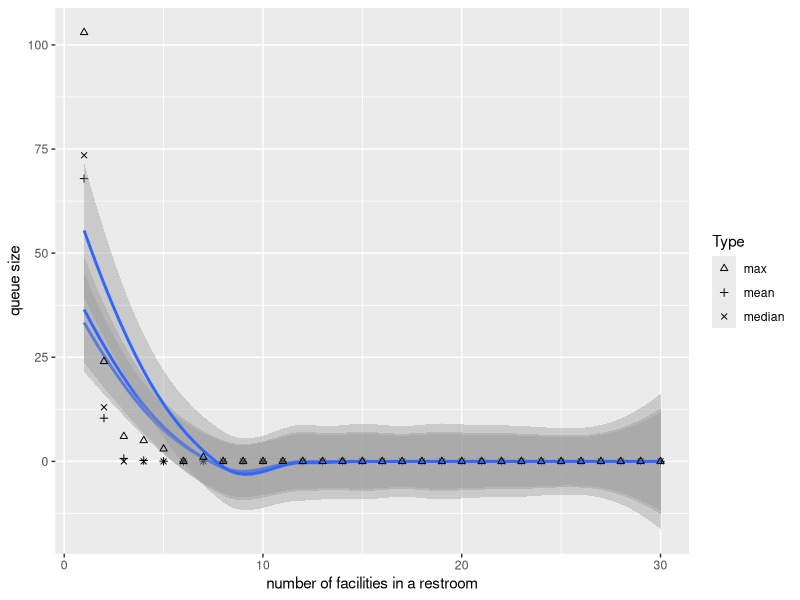
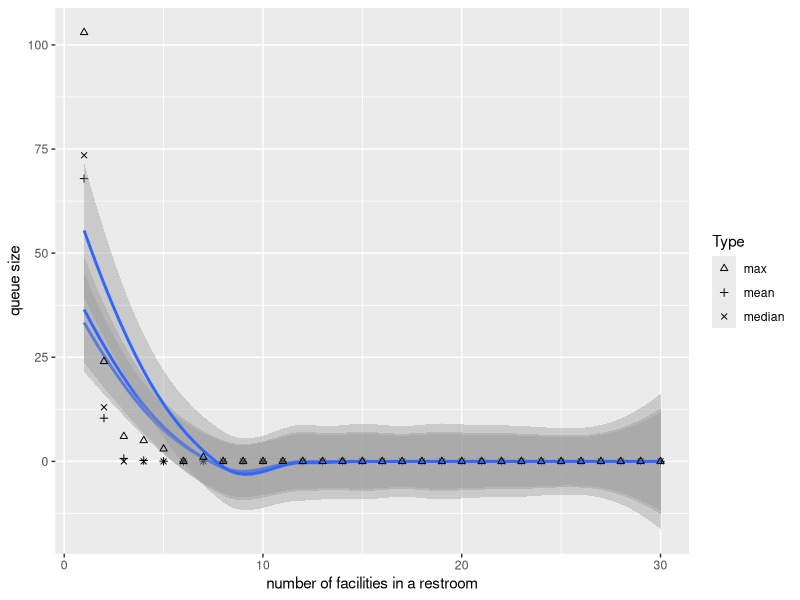

Recreate these plots in R, in order.
library(ggplot2)

data <- read.table("result_ws_simu2.csv", header = TRUE, sep = ",")
mean <- colMeans(data)
median <- apply(data, 2, median)
max <- apply(data, 2, max)
df <- data.frame(facilities = seq(from=1, to=30), mean=mean, median=median, max=max)

p <- ggplot(data=df) + scale_shape_manual(name="Type", values=c(2,3,4)) +
    geom_smooth(aes(x=facilities, y=mean)) +
    geom_point(aes(x=facilities, y=mean, shape="mean")) +
    geom_smooth(aes(x=facilities, y=median)) +
    geom_point(aes(x=facilities, y=median, shape="median")) +
    geom_smooth(aes(x=facilities, y=max)) +
    geom_point(aes(x=facilities, y=max, shape="max")) +
    scale_y_continuous("queue size") +
    scale_x_continuous("number of facilities in a restroom")

print(df)
print(p)
ggsave(file = "result_ws_simu2.png", plot=p)

dev.off()
